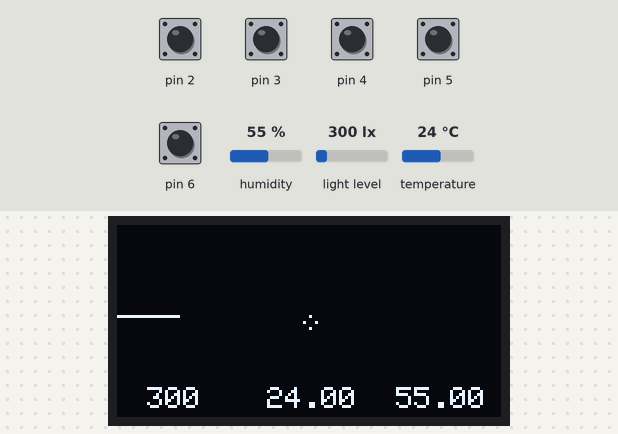
The sketch below on a simulated Arduino Uno, built with avr-gcc and run on an emulated ATmega328P. On the bench: 128×64 one-colour display. Inputs (shaded band) come from the test bench; at power-on: pin 2–6 HIGH, humidity 55 %, light level 300 lx, temperature 24 °C.

Above: at 1.2 s.
1.3 s: pin 2 pulled LOW for 1 s
3.8 s: humidity set to 22 %
At 4.2 s:
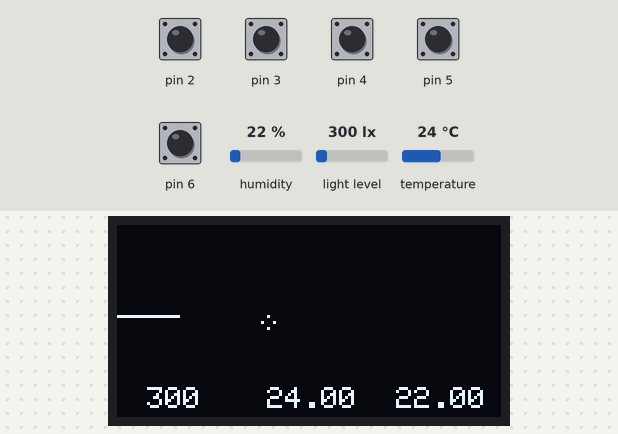
5.3 s: pin 3 pulled LOW for 0.15 s
6.9 s: pin 5 pulled LOW for 1 s
9.4 s: pin 6 pulled LOW for 0.15 s
11.0 s: light level set to 40 lx
At 12.3 s:
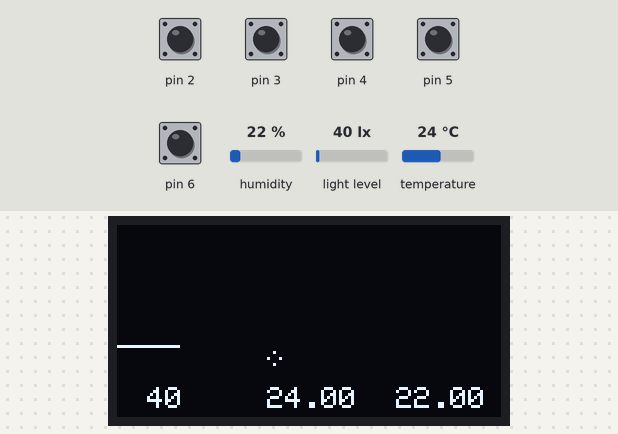
Timing chart, 0 to 13.6 s (numbered marks = the images above; inputs shaded):
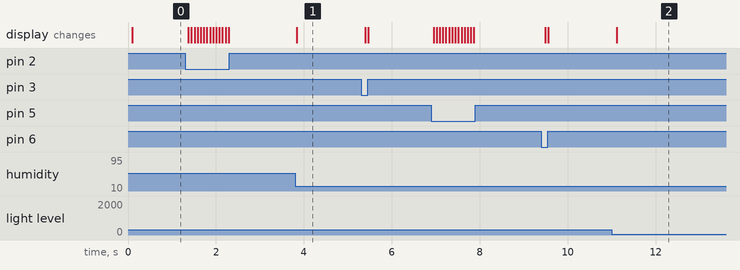

The sketch:

DisplayHelpers.ino
```cpp
#include <SPI.h>
#include <Wire.h>
#include <Adafruit_GFX.h>
#include <Adafruit_SSD1306.h>

// light sensor lib
#include <BH1750FVI.h>

// temp humidity sensor
#include <Adafruit_SHT31.h>

#define SCREEN_WIDTH 128 // OLED display width, in pixels
#define SCREEN_HEIGHT 64 // OLED display height, in pixels

// Declaration for an SSD1306 display connected to I2C (SDA, SCL pins)
#define OLED_RESET     4 // Reset pin # (or -1 if sharing Arduino reset pin)
Adafruit_SSD1306 display(SCREEN_WIDTH, SCREEN_HEIGHT, &Wire, OLED_RESET);

// Create the Lightsensor instance
BH1750FVI LightSensor(BH1750FVI::k_DevModeContLowRes);

// Create Humidity sensor instance
Adafruit_SHT31 sht31 = Adafruit_SHT31();

int x = 0;
int y = 0;

void setup() {
  Serial.begin(115200);

  // SSD1306_SWITCHCAPVCC = generate display voltage from 3.3V internally
  if(!display.begin(SSD1306_SWITCHCAPVCC, 0x3C)) { // Address 0x3D for 128x64
    Serial.println(F("SSD1306 allocation failed"));
    for(;;); // Don't proceed, loop forever
  }

	pinMode(2, INPUT_PULLUP);
	pinMode(3, INPUT_PULLUP);
	pinMode(4, INPUT_PULLUP);
	pinMode(5, INPUT_PULLUP);
	pinMode(6, INPUT_PULLUP);

	x = SCREEN_WIDTH/2;
	y = SCREEN_HEIGHT/2;

	LightSensor.begin();

	sht31.begin(0x44);

	display.clearDisplay();

	display.setTextSize(1);
	display.setTextColor(WHITE);
}

//  display.drawPixel(x, y, WHITE);
//  display.drawLine(x1, y1, x2, y2, WHITE);
//  delay(1);
//  display.clearDisplay();
//  display.display();
//  display.fillRect(x1, y1, x2, y2, WHITE);
//  display.drawRect(x1, y1, x2, y2, WHITE);
//  display.drawCircle(display.width()/2, display.height()/2, i, WHITE);
//  display.fillCircle(display.width() / 2, display.height() / 2, i, INVERSE);
//  display.drawRoundRect(i, i, display.width()-2*i, display.height()-2*i, display.height()/4, WHITE);
//  display.fillRoundRect(i, i, display.width()-2*i, display.height()-2*i, display.height()/4, INVERSE);
//  display.setTextColor(WHITE);
//  display.setTextColor(BLACK, WHITE);
//  display.println(F("Hello, world!"));
//  display.println(3.141592);
//  display.print(F("0x"));
//  display.println(0xDEADBEEF, HEX);
//
//  display.drawBitmap(
//    (display.width()  - LOGO_WIDTH ) / 2,
//    (display.height() - LOGO_HEIGHT) / 2,
//    logo_bmp, LOGO_WIDTH, LOGO_HEIGHT, 1);
//  static const unsigned char PROGMEM logo_bmp[] =
//  { B00000000, B11000000,
//    B00000001, B11000000,
//    B00000001, B11000000,
//    B00000011, B11100000,
//    B11110011, B11100000,
//    B11111110, B11111000,
//    B01111110, B11111111,
//    B00110011, B10011111,
//    B00011111, B11111100,
//    B00001101, B01110000,
//    B00011011, B10100000,
//    B00111111, B11100000,
//    B00111111, B11110000,
//    B01111100, B11110000,
//    B01110000, B01110000,
//    B00000000, B00110000 };

int intensity_min = 8;
int intensity_max = 60;
float joystick_voltage = 5.0f;


void loop(){
/*
  display.setCursor(0, 0);
  display.print("ASDF");
  display.display();
*/
	uint16_t lux = LightSensor.GetLightIntensity();
	int normalizer = 5;
	float unscaled_lux = log(lux+normalizer)/log(1.2);

	int lux_index = (int)((unscaled_lux-intensity_min)/(intensity_max - intensity_min)*(SCREEN_HEIGHT - 11));
//	int x = (int)((float)lux/intensity_max*SCREEN_WIDTH);

	float temp = sht31.readTemperature();
	float hum = sht31.readHumidity();

	if(isnan(temp))
		temp = 0;

	if(isnan(hum))
		hum = 0;

	int left = 	1 - digitalRead(2);
	int right = 1 - digitalRead(6);
	int up = 	1 - digitalRead(3);
	int down = 	1 - digitalRead(5);
	int enter = 1 - digitalRead(4);

	x = (x + right - left + SCREEN_WIDTH)%SCREEN_WIDTH;
	y = (y - up + down + SCREEN_HEIGHT)%SCREEN_HEIGHT;

/*
	int xreading = analogRead(A14);
	float x = xreading*SCREEN_WIDTH/joystick_voltage;
	float y = analogRead(A15)*SCREEN_HEIGHT/joystick_voltage;
	Serial.println(xreading, DEC);
*/

/*
	Serial.print("Lux: \t");
	Serial.print(lux);
	Serial.print("\tx: \t");
	Serial.println(x);
*/
	display.clearDisplay();
	display.drawLine(0, (SCREEN_HEIGHT - 11) - lux_index, 20, (SCREEN_HEIGHT - 11) - lux_index, WHITE);

//	display.drawLine(x, SCREEN_HEIGHT-10, x, SCREEN_HEIGHT+10, WHITE);
//	display.drawLine(SCREEN_WIDTH-10, y, SCREEN_WIDTH+10, y, WHITE);

	display.setCursor(10, SCREEN_HEIGHT - 10);
	display.print(lux);

	display.setCursor(50, SCREEN_HEIGHT - 10);
	display.print(temp);
	display.setCursor(SCREEN_WIDTH - 35, SCREEN_HEIGHT - 10);
	display.print(hum);

	// buttons
	display.drawCircle(x, y, 2, INVERSE);

/*	display.setCursor(60, SCREEN_HEIGHT - 10);
	display.print(unscaled_lux);
	display.setCursor(SCREEN_WIDTH - 25, SCREEN_HEIGHT - 10);
	display.print(x);
*/

	display.display();

//	delay((int)(1000.f/60));
	delay(1);
}
```

Measured:
- after the input at 3.8 s, the display: changes at once (image 1)
- after the input at 11.0 s, the display: changes after 0.11 s (image 2)
